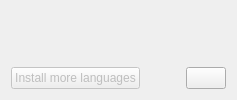
     <widget class="QWidget" name="m_tabTranslations">
      <attribute name="title">
       <string>Languages</string>
      </attribute>
      <layout class="QVBoxLayout" name="verticalLayout_2">
       <item>
        <widget class="KActionSelector" name="m_selectTranslations">
         <property name="availableLabel">
          <string>Available Languages:</string>
         </property>
         <property name="selectedLabel">
          <string>Preferred Languages:</string>
         </property>
         <property name="availableInsertionPolicy">
          <enum>KActionSelector::BelowCurrent</enum>
         </property>
        </widget>
       </item>
       <item>
        <layout class="QHBoxLayout" name="horizontalLayout_9">
         <item>
          <widget class="KPushButton" name="m_buttonTranslationsInstall">
           <property name="enabled">
            <bool>false</bool>
           </property>
           <property name="text">
            <string>Install more languages</string>
           </property>
          </widget>
         </item>
         <item>
          <spacer name="horizontalSpacer">
           <property name="orientation">
            <enum>Qt::Horizontal</enum>
           </property>
           <property name="sizeHint" stdset="0">
            <size>
             <width>40</width>
             <height>20</height>
            </size>
           </property>
          </spacer>
         </item>
         <item>
          <widget class="KPushButton" name="m_buttonDefaultTranslations"/>
         </item>
        </layout>
       </item>
      </layout>
     </widget>
